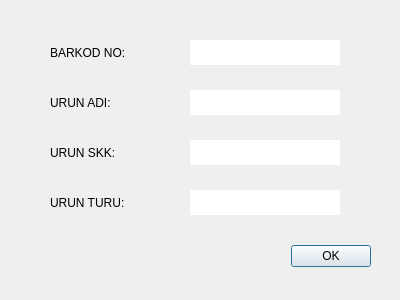
<?xml version="1.0" encoding="UTF-8"?>
<ui version="4.0">
 <class>BarcodeScannerDeleted</class>
 <widget class="QDialog" name="BarcodeScannerDeleted">
  <property name="geometry">
   <rect>
    <x>0</x>
    <y>0</y>
    <width>400</width>
    <height>300</height>
   </rect>
  </property>
  <property name="windowTitle">
   <string>Urun Sil / Urun Miktari Dusur</string>
  </property>
  <widget class="QDialogButtonBox" name="buttonBox">
   <property name="geometry">
    <rect>
     <x>30</x>
     <y>240</y>
     <width>341</width>
     <height>32</height>
    </rect>
   </property>
   <property name="orientation">
    <enum>Qt::Horizontal</enum>
   </property>
   <property name="standardButtons">
    <set>QDialogButtonBox::Ok</set>
   </property>
  </widget>
  <widget class="QTextEdit" name="textEdit">
   <property name="geometry">
    <rect>
     <x>190</x>
     <y>40</y>
     <width>150</width>
     <height>25</height>
    </rect>
   </property>
   <property name="frameShape">
    <enum>QFrame::NoFrame</enum>
   </property>
   <property name="frameShadow">
    <enum>QFrame::Plain</enum>
   </property>
   <property name="verticalScrollBarPolicy">
    <enum>Qt::ScrollBarAsNeeded</enum>
   </property>
   <property name="horizontalScrollBarPolicy">
    <enum>Qt::ScrollBarAsNeeded</enum>
   </property>
   <property name="readOnly">
    <bool>true</bool>
   </property>
  </widget>
  <widget class="QTextEdit" name="textEdit_2">
   <property name="geometry">
    <rect>
     <x>190</x>
     <y>90</y>
     <width>150</width>
     <height>25</height>
    </rect>
   </property>
   <property name="frameShape">
    <enum>QFrame::NoFrame</enum>
   </property>
   <property name="frameShadow">
    <enum>QFrame::Plain</enum>
   </property>
   <property name="verticalScrollBarPolicy">
    <enum>Qt::ScrollBarAsNeeded</enum>
   </property>
   <property name="horizontalScrollBarPolicy">
    <enum>Qt::ScrollBarAsNeeded</enum>
   </property>
  </widget>
  <widget class="QTextEdit" name="textEdit_3">
   <property name="geometry">
    <rect>
     <x>190</x>
     <y>140</y>
     <width>150</width>
     <height>25</height>
    </rect>
   </property>
   <property name="frameShape">
    <enum>QFrame::NoFrame</enum>
   </property>
   <property name="frameShadow">
    <enum>QFrame::Plain</enum>
   </property>
   <property name="verticalScrollBarPolicy">
    <enum>Qt::ScrollBarAsNeeded</enum>
   </property>
   <property name="horizontalScrollBarPolicy">
    <enum>Qt::ScrollBarAsNeeded</enum>
   </property>
  </widget>
  <widget class="QTextEdit" name="textEdit_4">
   <property name="geometry">
    <rect>
     <x>190</x>
     <y>190</y>
     <width>150</width>
     <height>25</height>
    </rect>
   </property>
   <property name="frameShape">
    <enum>QFrame::NoFrame</enum>
   </property>
   <property name="frameShadow">
    <enum>QFrame::Plain</enum>
   </property>
   <property name="verticalScrollBarPolicy">
    <enum>Qt::ScrollBarAsNeeded</enum>
   </property>
   <property name="horizontalScrollBarPolicy">
    <enum>Qt::ScrollBarAsNeeded</enum>
   </property>
  </widget>
  <widget class="QLabel" name="label">
   <property name="geometry">
    <rect>
     <x>50</x>
     <y>40</y>
     <width>120</width>
     <height>25</height>
    </rect>
   </property>
   <property name="styleSheet">
    <string notr="true">font: 75 10pt &quot;Times New Roman&quot;;</string>
   </property>
   <property name="text">
    <string>BARKOD NO:</string>
   </property>
  </widget>
  <widget class="QLabel" name="label_2">
   <property name="geometry">
    <rect>
     <x>50</x>
     <y>90</y>
     <width>120</width>
     <height>25</height>
    </rect>
   </property>
   <property name="styleSheet">
    <string notr="true">font: 75 10pt &quot;Times New Roman&quot;;</string>
   </property>
   <property name="text">
    <string>URUN ADI:</string>
   </property>
  </widget>
  <widget class="QLabel" name="label_3">
   <property name="geometry">
    <rect>
     <x>50</x>
     <y>140</y>
     <width>120</width>
     <height>25</height>
    </rect>
   </property>
   <property name="styleSheet">
    <string notr="true">font: 75 10pt &quot;Times New Roman&quot;;</string>
   </property>
   <property name="text">
    <string>URUN SKK:</string>
   </property>
  </widget>
  <widget class="QLabel" name="label_4">
   <property name="geometry">
    <rect>
     <x>50</x>
     <y>190</y>
     <width>120</width>
     <height>25</height>
    </rect>
   </property>
   <property name="styleSheet">
    <string notr="true">font: 75 10pt &quot;Times New Roman&quot;;</string>
   </property>
   <property name="text">
    <string>URUN TURU:</string>
   </property>
  </widget>
 </widget>
 <resources/>
 <connections>
  <connection>
   <sender>buttonBox</sender>
   <signal>accepted()</signal>
   <receiver>BarcodeScannerDeleted</receiver>
   <slot>accept()</slot>
   <hints>
    <hint type="sourcelabel">
     <x>248</x>
     <y>254</y>
    </hint>
    <hint type="destinationlabel">
     <x>157</x>
     <y>274</y>
    </hint>
   </hints>
  </connection>
  <connection>
   <sender>buttonBox</sender>
   <signal>rejected()</signal>
   <receiver>BarcodeScannerDeleted</receiver>
   <slot>reject()</slot>
   <hints>
    <hint type="sourcelabel">
     <x>316</x>
     <y>260</y>
    </hint>
    <hint type="destinationlabel">
     <x>286</x>
     <y>274</y>
    </hint>
   </hints>
  </connection>
 </connections>
</ui>
